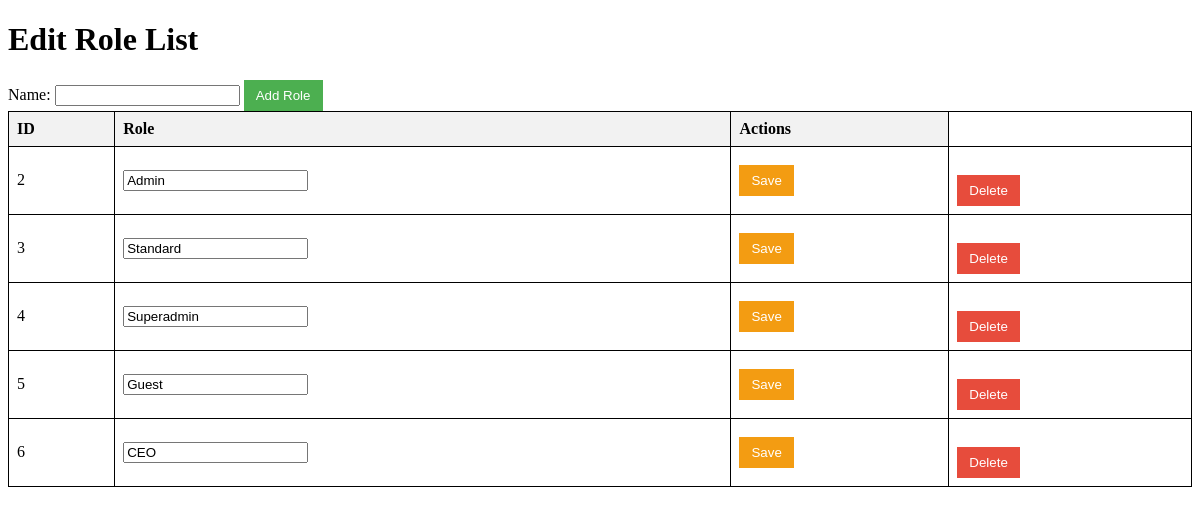
The page /roles/edit/ on the database as committed earlier.
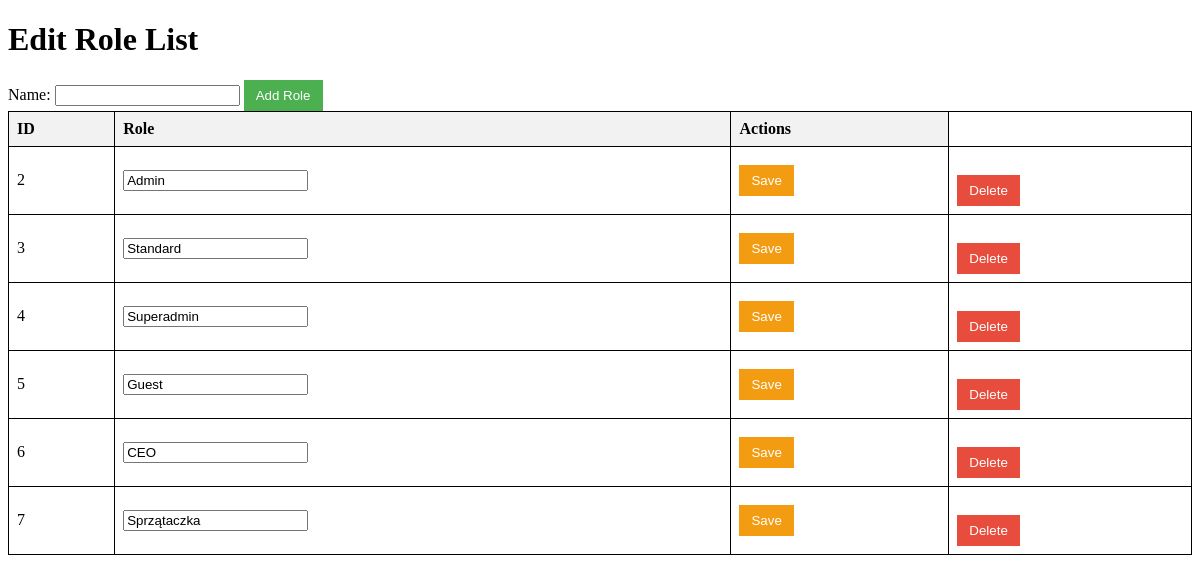
The same page on the database as committed later.
### myapp/models.py (models this page shows, shortened)
class RoleProfile(models.Model):
    name = models.CharField(max_length=100)

### myapp/views.py (the view)
# urls.py: path('roles/edit/', role_edit_view, name='role-edit'),
def role_edit_view(request):
    if request.method == 'POST':
        name = request.POST.get('name')
        if name:
            RoleProfile.objects.create(name=name)
            return redirect('role-edit')  # Redirect to the same page after adding
    roles = RoleProfile.objects.all()
    return render(request, 'myapp/role_edit.html', {'roles': roles})

### myapp/templates/myapp/role_edit.html (shortened to what this page needs)
{% load static %}
<!DOCTYPE html>
<html lan
    <link rel="icon" href="{% static 'favicon.ico' %}" type="image/x-icon">
</head>
<body>
    <h1>Edit Role List</h1>
    <form method="POST" action="{% url 'role-edit' %}">
        <label for="name">Name:</label>
        <input type="text" id="name" name="name" required>
        <button type="submit" class="btn">Add Role</button>
    </form>
    <table>
        <thead>
            <tr>
                <th>ID</th>
                <th>Role</th>
                <th>Actions</th>
            </tr>
        </thead>
        <tbody>
            {% for role in roles %}
            <tr>
                <form method="POST" action="{% url 'update-role' role.id %}">
                    <td>{{ role.id }}</td>
                    <td><input type="text" name="name" value="{{ role.name }}" required></td>
                    <td>
                        <button type="submit" class="btn btn-edit">Save</button>
                    </td>
                </form>
                <td>
                    <form method="POST" action="{% url 'delete-role' role.id %}">
                        <button type="submit" class="btn btn-danger">Delete</button>
                    </form>
                </td>
            </tr>
            {% empty %}
            <tr>
                <td colspan="4">No role available.</td>
            </tr>
            {% endfor %}
        </tbody>
    </table>
</body>
</html>

Rows that differ between the two databases and show on the page:
added RoleProfile: id "7", name "Sprzątaczka"
